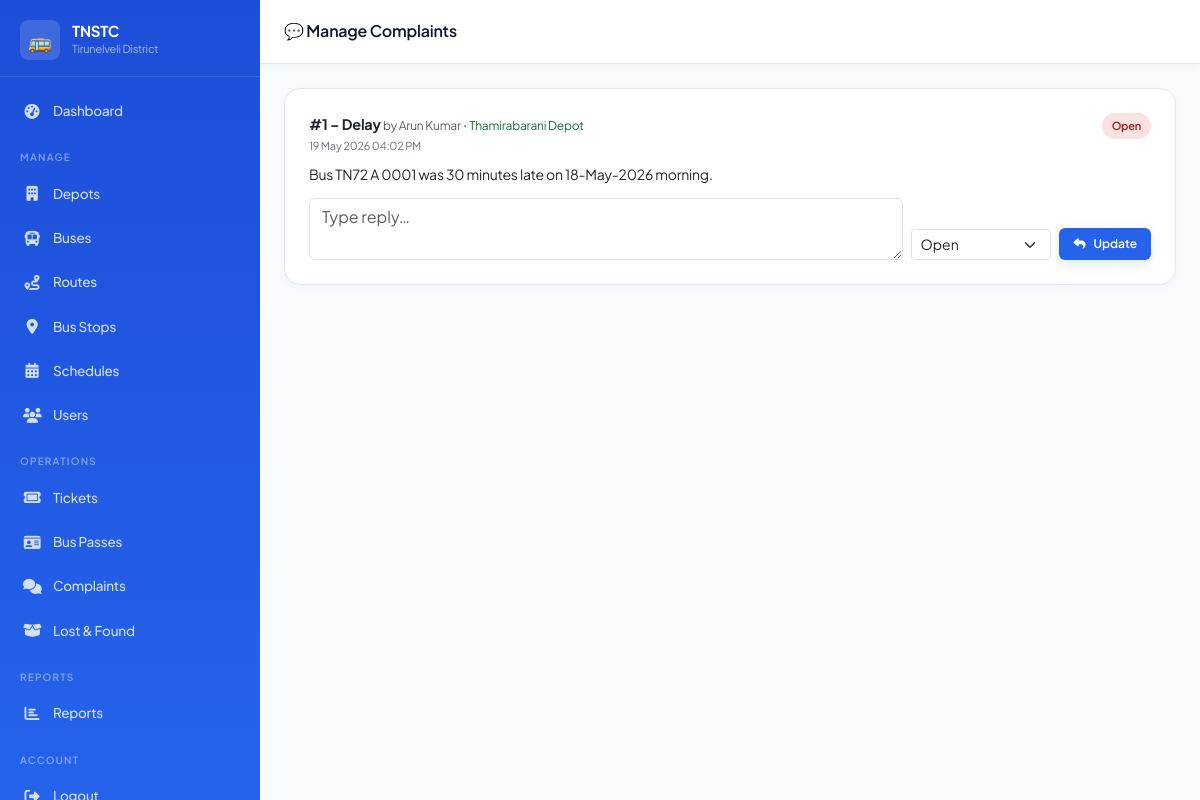
/admin/manage_complaints.php (signed in), run on the app's committed database.
### tables this page shows
CREATE TABLE IF NOT EXISTS `complaints` (
  `complaint_id` INT AUTO_INCREMENT PRIMARY KEY,
  `passenger_id` INT          NOT NULL,
  `depot_id`     INT          DEFAULT NULL,
  `bus_id`       INT          DEFAULT NULL,
  `category`     ENUM('delay','staff_behavior','cleanliness','ticket_issue','route_issue','other') NOT NULL,
  `description`  TEXT         NOT NULL,
  `status`       ENUM('open','in_progress','resolved','closed') NOT NULL DEFAULT 'open',
  `reply`        TEXT         DEFAULT NULL,
  `replied_by`   INT          DEFAULT NULL,
  `created_at`   DATETIME     NOT NULL DEFAULT CURRENT_TIMESTAMP,
  FOREIGN KEY (`passenger_id`) REFERENCES `users`(`user_id`) ON DELETE CASCADE,
  FOREIGN KEY (`depot_id`)     REFERENCES `depots`(`depot_id`) ON DELETE SET NULL
);

CREATE TABLE IF NOT EXISTS `users` (
  `user_id`    INT AUTO_INCREMENT PRIMARY KEY,
  `name`       VARCHAR(120) NOT NULL,
  `email`      VARCHAR(180) NOT NULL UNIQUE,
  `phone`      VARCHAR(15)  NOT NULL,
  `password`   VARCHAR(255) NOT NULL,
  `role`       ENUM('passenger','driver','conductor','depot_manager','minister','admin') NOT NULL DEFAULT 'passenger',
  `status`     ENUM('active','inactive','pending') NOT NULL DEFAULT 'pending',
  `otp`        VARCHAR(10)  DEFAULT NULL,
  `otp_expiry` DATETIME     DEFAULT NULL,
  `created_at` DATETIME     NOT NULL DEFAULT CURRENT_TIMESTAMP
);

CREATE TABLE IF NOT EXISTS `depots` (
  `depot_id`   INT AUTO_INCREMENT PRIMARY KEY,
  `depot_name` VARCHAR(120) NOT NULL,
  `location`   VARCHAR(200) NOT NULL,
  `district`   VARCHAR(80)  NOT NULL DEFAULT 'Tirunelveli',
  `manager_id` INT          DEFAULT NULL,
  `latitude`   DECIMAL(10,7) DEFAULT NULL,
  `longitude`  DECIMAL(10,7) DEFAULT NULL
);

### admin/manage_complaints.php (the view, shortened to what this page needs)
<?php
requireLogin('admin'); $db=getDB(); $flash=getFlash();
$complaints=$db->query("SELECT c.*,u.name passenger_name,d.depot_name FROM complaints c JOIN users u ON u.user_id=c.passenger_id LEFT JOIN depots d ON d.depot_id=c.depot_id ORDER BY FIELD(c.status,'open','in_progress','resolved','closed'),c.created_at DESC")->fetchAll();
$pageTitle='Manage Complaints'; include __DIR__.'/../includes/header.php';
?>
<div class="app-layout"><?php include __DIR__.'/../includes/sidebar_admin.php'; ?>
<div class="main-content">
  <div class="topbar"><button class="sidebar-toggle" id="sidebarToggle"><i class="fa fa-bars"></i></button><div class="topbar-title">💬 Manage Complaints</div></div>
  <div class="page-content">
    <?php if(empty($complaints)): ?><div class="empty-state card"><i class="fa fa-comments"></i>No complaints.</div>
    <?php else: foreach($complaints as $c): $sc=['open'=>'danger','in_progress'=>'warning','resolved'=>'success','closed'=>'secondary'][$c['status']]??'secondary'; ?>
    <div class="card mb-3">
      <div class="card-body-custom">
        <div class="d-flex justify-content-between align-items-start mb-2">
          <div>
            <strong>#<?=$c['complaint_id']?> – <?=ucfirst(str_replace('_',' ',$c['category']))?></strong>
            <span class="text-muted" style="font-size:12px"> by <?=htmlspecialchars($c['passenger_name'])?></span>
            <?php if($c['depot_name']): ?> · <span style="font-size:12px;color:#1a6b3c"><?=htmlspecialchars($c['depot_name'])?></span><?php endif; ?>
            <div style="font-size:11px;color:#6c757d"><?=date('d M Y h:i A',strtotime($c['created_at']))?></div>
          </div>
          <span class="badge-custom badge-<?=$sc?>"><?=ucfirst(str_replace('_',' ',$c['status']))?></span>
        </div>
        <p style="font-size:14px;margin:0 0 12px"><?=nl2br(htmlspecialchars($c['description']))?></p>
        <form method="POST" class="d-flex gap-2 flex-wrap align-items-end">
          <div style="flex:1;min-width:200px"><textarea name="reply" class="form-control" rows="2" placeholder="Type reply…" required><?=htmlspecialchars($c['reply']??'')?></textarea></div>
          <select name="status" class="form-select form-select-sm" style="width:140px">
            <?php foreach(['open','in_progress','resolved','closed'] as $s): ?><option value="<?=$s?>" <?=$c['status']===$s?'selected':''?>><?=ucfirst(str_replace('_',' ',$s))?></option><?php endforeach; ?>
          </select>
          <button type="submit" class="btn-primary-custom btn-sm-custom"><i class="fa fa-reply"></i> Update</button>
        </form>
      </div>
    </div>
    <?php endforeach; endif; ?>
  </div>
</div></div>
<?php include __DIR__.'/../includes/footer.php'; ?>

### assets/css/tnstc.css (style rules this page uses)
:root { --primary: #2563eb; --primary-rgb: 37, 99, 235; --primary-dark: #1d4ed8; --primary-light: #eff6ff; --accent: #10b981; --accent-rgb: 16, 185, 129; --accent-dark: #059669; --danger: #ef4444; --warning: #f59e0b; --success: #10b981; --info: #06b6d4; --white: #ffffff; --gray-50: #f8fafc; --gray-100: #f1f5f9; --gray-200: #e2e8f0; --gray-400: #94a3b8; --gray-600: #475569; --gray-800: #0f172a; --dark: #020617; --sidebar-w: 260px; --topbar-h: 64px; --radius-xl: 24px; --radius-lg: 16px; --radius: 12px; --radius-sm: 8px; --shadow-sm: 0 2px 8px rgba(0,0,0,.03); --shadow: 0 12px 30px -10px rgba(0,0,0,.06); --shadow-lg: 0 24px 50px -15px rgba(0,0,0,.1); --transition-fast: 0.15s cubic-bezier(0.4, 0, 0.2, 1); --transition: 0.35s cubic-bezier(0.4, 0, 0.2, 1); }
*, *::before, *::after { box-sizing: border-box; margin: 0; padding: 0; }
html { scroll-behavior: smooth; }
body { font-family: 'Plus Jakarta Sans', 'Outfit', 'Inter', sans-serif; font-size: 14.5px; color: var(--gray-800); background: var(--gray-50); line-height: 1.65; letter-spacing: -0.015em; }
.app-layout { display: flex; min-height: 100vh; }
.main-content { margin-left: var(--sidebar-w); flex: 1; display: flex; flex-direction: column; min-height: 100vh; transition: margin var(--transition); }
.topbar { height: var(--topbar-h); background: var(--white); border-bottom: 1px solid var(--gray-200); display: flex; align-items: center; padding: 0 24px; gap: 16px; position: sticky; top: 0; z-index: 900; box-shadow: var(--shadow-sm); }
.topbar-title { font-size: 16px; font-weight: 600; flex: 1; }
.page-content { padding: 24px; flex: 1; }
.card { background: var(--white); border-radius: var(--radius-lg); box-shadow: var(--shadow-sm); border: 1px solid var(--gray-200); transition: transform var(--transition), box-shadow var(--transition); }
.card-body-custom { padding: 24px; }
.badge-custom { display: inline-flex; align-items: center; gap: 4px; padding: 4px 10px; border-radius: 20px; font-size: 11px; font-weight: 600; }
.badge-danger { background: #fee2e2; color: #991b1b; }
.btn-primary-custom { background: var(--primary); color: var(--white); border: none; padding: 10px 22px; border-radius: var(--radius-sm); font-size: 13.5px; font-weight: 600; cursor: pointer; display: inline-flex; align-items: center; gap: 8px; transition: background var(--transition), transform var(--transition-fast), box-shadow var(--transition-fast); box-shadow: 0 4px 12px rgba(20, 83, 45, 0.12); }
.btn-sm-custom { padding: 6px 14px; font-size: 12px; border-radius: 6px; }
.gap-2 { gap: 8px; }

### data on the page
complaints: complaint_id "1", category "Delay", passenger.name "Arun Kumar", depot.depot_name "Thamirabarani Depot", created_at "19 May 2026 04:02 PM", status "Open", description "Bus TN72 A 0001 was 30 minutes late on 18-May-2026 morning."

### other printed values
$item['label'] "Dashboard"
$item "MANAGE"
$item['label'] "Depots"
$item['label'] "Buses"
$item['label'] "Routes"
$item['label'] "Bus Stops"
$item['label'] "Schedules"
$item['label'] "Users"
$item "OPERATIONS"
$item['label'] "Tickets"
$item['label'] "Bus Passes"
$item['label'] "Complaints"
$item['label'] "Lost & Found"
$item "REPORTS"
$item['label'] "Reports"
